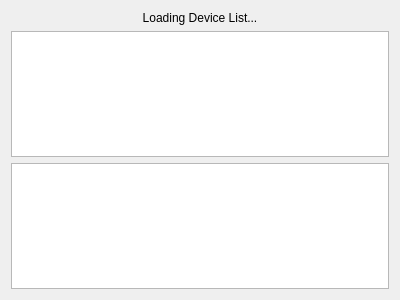
<?xml version="1.0" encoding="UTF-8"?>
<ui version="4.0">
 <class>devices_ui</class>
 <widget class="QWidget" name="devices_ui">
  <property name="geometry">
   <rect>
    <x>0</x>
    <y>0</y>
    <width>400</width>
    <height>300</height>
   </rect>
  </property>
  <property name="windowTitle">
   <string>Form</string>
  </property>
  <layout class="QVBoxLayout" name="verticalLayout">
   <item>
    <widget class="QLabel" name="label">
     <property name="text">
      <string>Loading Device List...</string>
     </property>
     <property name="alignment">
      <set>Qt::AlignCenter</set>
     </property>
    </widget>
   </item>
   <item>
    <widget class="QTreeWidget" name="treeWidget">
     <property name="uniformRowHeights">
      <bool>true</bool>
     </property>
     <property name="sortingEnabled">
      <bool>true</bool>
     </property>
     <property name="animated">
      <bool>true</bool>
     </property>
     <property name="wordWrap">
      <bool>true</bool>
     </property>
     <property name="headerHidden">
      <bool>true</bool>
     </property>
     <column>
      <property name="text">
       <string notr="true">1</string>
      </property>
     </column>
    </widget>
   </item>
   <item>
    <widget class="QPlainTextEdit" name="plainTextEdit">
     <property name="sizePolicy">
      <sizepolicy hsizetype="Expanding" vsizetype="Preferred">
       <horstretch>0</horstretch>
       <verstretch>0</verstretch>
      </sizepolicy>
     </property>
     <property name="readOnly">
      <bool>true</bool>
     </property>
    </widget>
   </item>
  </layout>
 </widget>
 <resources>
  <include location="../../icons/icons.qrc"/>
 </resources>
 <connections/>
</ui>
